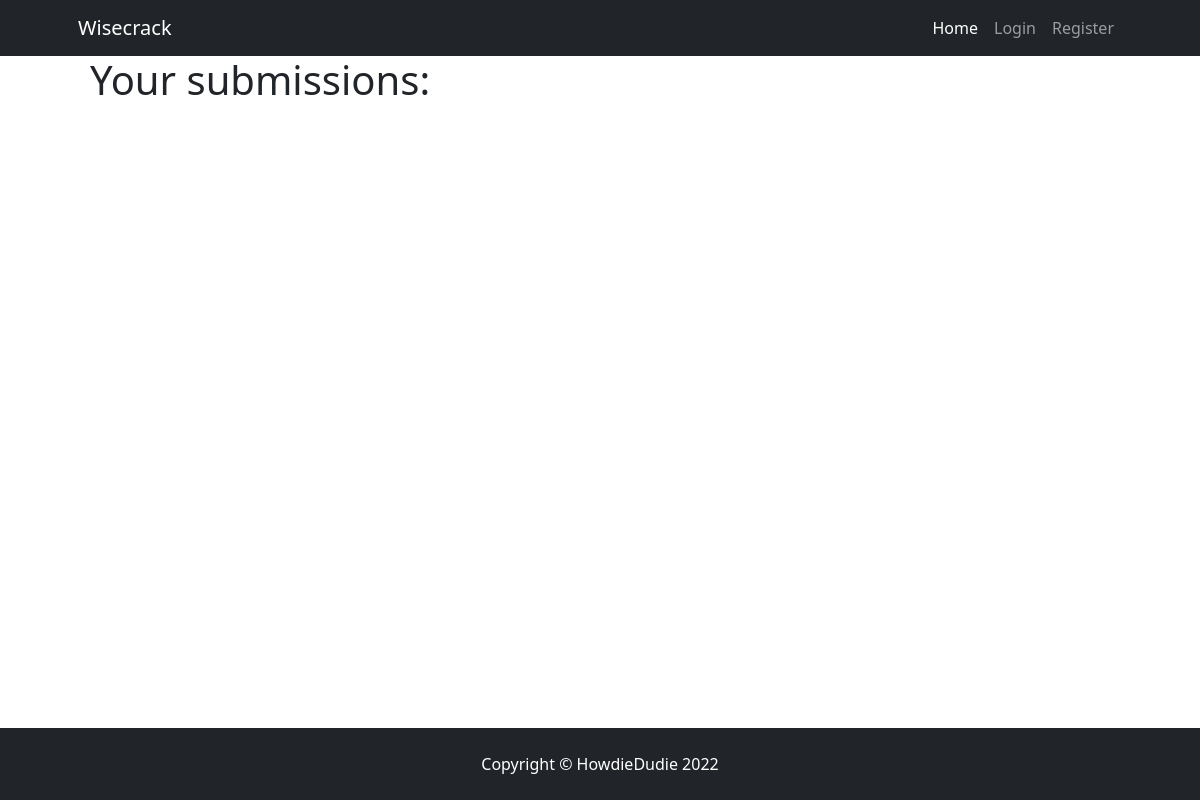
Page /sub-list/2 on the earlier database version.
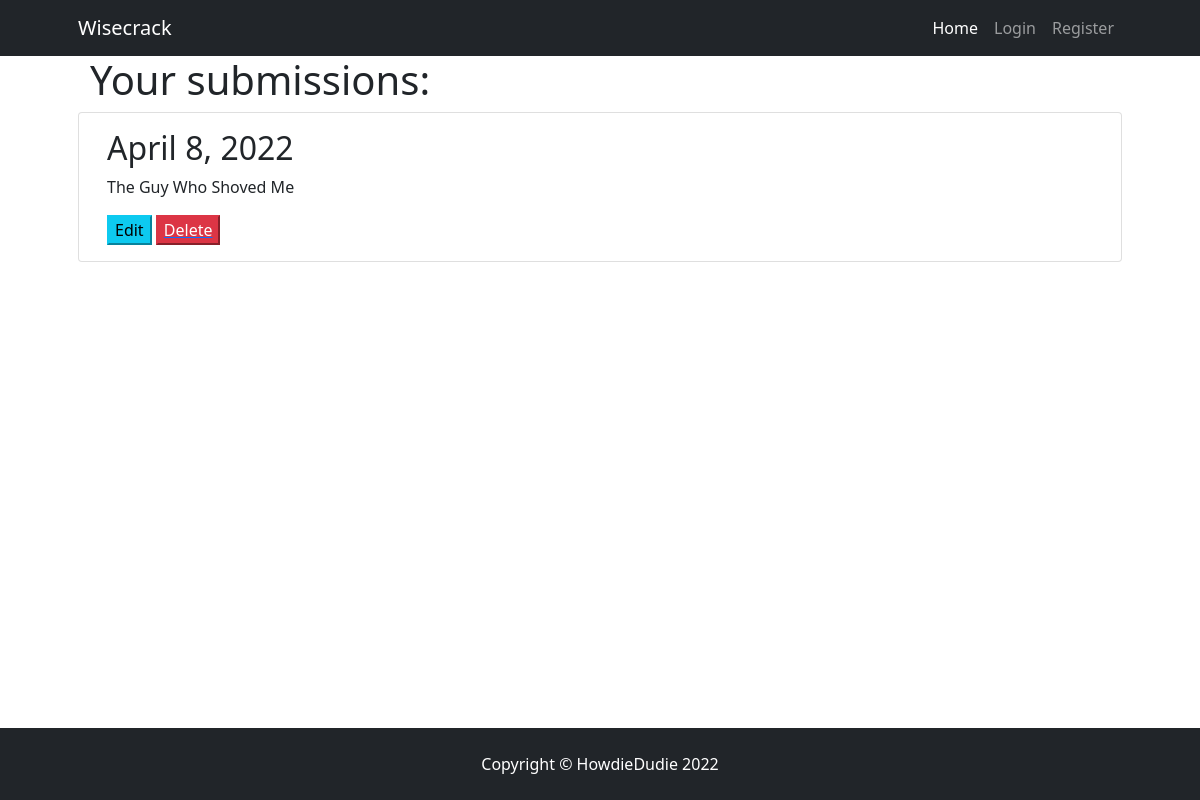
Same page on the later database version.
### wisecrack/models.py (models this page shows, shortened)
class Sub(models.Model):
    sub = models.TextField(max_length=150, null=False)
    user = models.ForeignKey(User, on_delete=models.CASCADE)
    upvotes = models.ManyToManyField(
        User, related_name='sub_upvote', blank=True)
    prompt = models.ForeignKey(Prompt, default=None, on_delete=models.CASCADE)
    created_on = models.DateField(auto_now=True)
    class Meta:
        ordering = ["-created_on"]

### wisecrack/views.py (the view)
# urls.py: path('sub-list/<int:pk>', views.UserSubList.as_view(), name='user_sub_list'),
class UserSubList(View):
    def get(self, request, pk, *args, **kwargs):
        subs = Sub.objects.filter(user=pk)
        return render(
            request,
            "user_sub_list.html",
            {
                "subs": subs
            }
        )

### wisecrack/templates/user_sub_list.html
{% extends "base.html" %}
{% block content %}
<div class="container-fluid">
    <div class="row">
        <div class="col-12">
            <div class="row">
                <h1>Your submissions:</h1>
                {% for sub in subs %}
                <div class="card">
                    <div class="card-body">
                        <h2>{{ sub.created_on }}</h2>
                        <p>{{ sub.sub }}</p>
                        <button type="submit" class="d-inline btn-info">Edit</button>
                        <a href="{% url 'delete_sub' user.pk sub.prompt %}"><button type="submit" class="d-inline btn-danger">Delete</button></a>
                    </div>
                </div>
                {% endfor %}
            </div>
        </div>
    </div>
</div>
{% endblock content %}

Differences in the rows shown:
added Sub: created_on "April 8, 2022", sub "The Guy Who Shoved Me"
